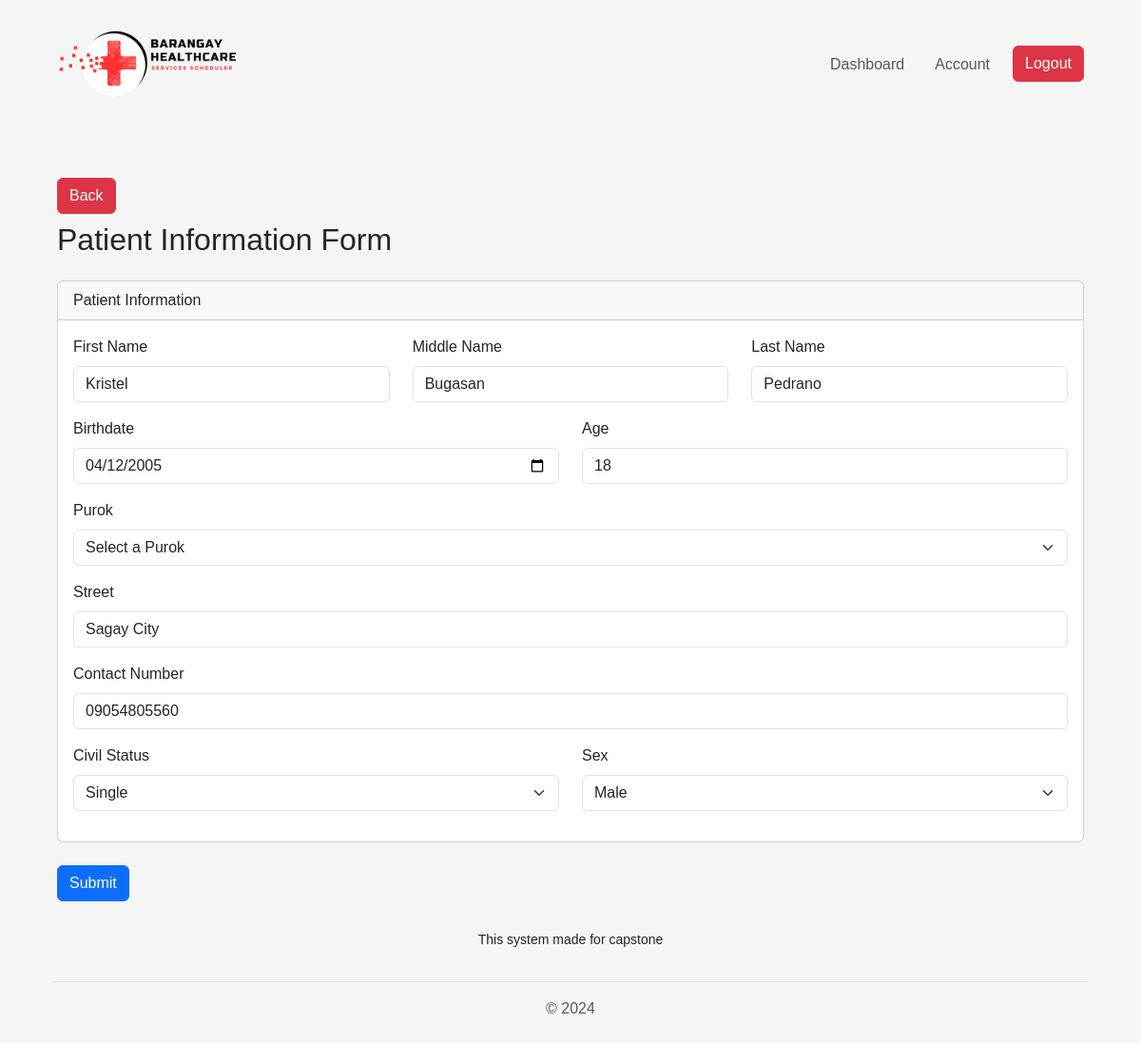
Before: /view/pages/patient/update.php?PatientID=PATIENTNUM-043F62213CC4 (signed in) with the older database file.
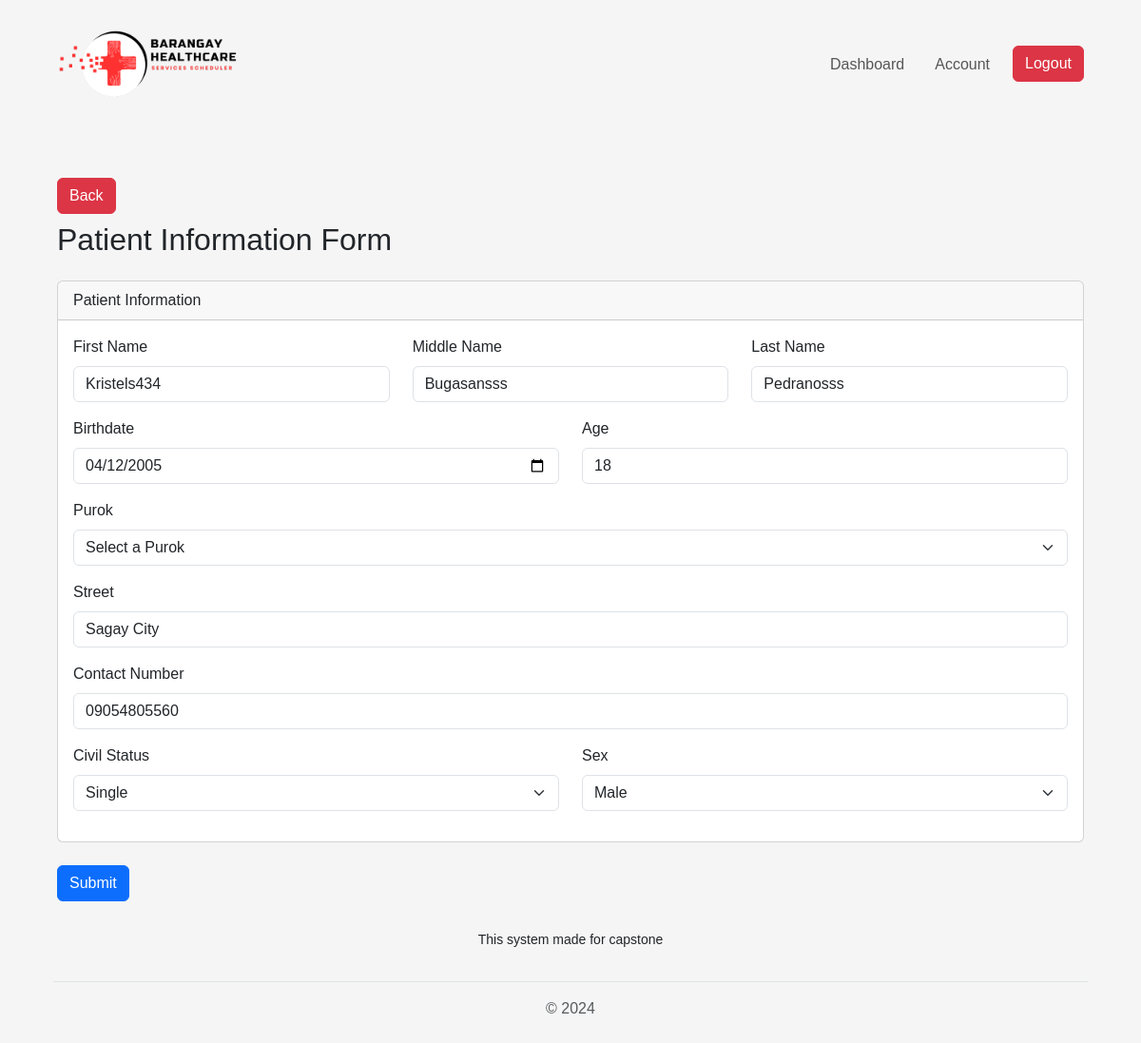
After: the same page with the newer database file.
### tables this page shows
CREATE TABLE `tbl_patient_info` (
  `id` int(11) NOT NULL,
  `patient_id` varchar(255) NOT NULL,
  `fname` varchar(255) NOT NULL,
  `mname` varchar(255) NOT NULL,
  `lname` varchar(255) NOT NULL,
  `birthdate` varchar(255) NOT NULL,
  `age` varchar(255) NOT NULL,
  `purok` varchar(255) NOT NULL,
  `address` varchar(255) NOT NULL,
  `phone_number` varchar(255) NOT NULL,
  `civil_status` varchar(255) NOT NULL,
  `sex` varchar(255) NOT NULL
);

### connection/connection.php (called while the page is built, shortened)
<?php
class config {
    public function __construct(){
        $dsn = "mysql:host=".H.";dbname=".DB;
        $username = U;
        $password = P;
        try {
            $this->pdo = new PDO($dsn, $username, $password);
        } catch (PDOException $e) {
            die("Connection failed: " . $e->getMessage());
        }
    }
}
?>

### controller/PatientController.php (called while the page is built, shortened)
<?php
require_once('../../../services/PatientServices.php');
$patientServices = new PatientServices();
if(isset($_GET['PatientID'])){
    $patientID = $_GET['PatientID'];
    $specificPatient = $patientServices->getAllPatientById($patientID);
}
?>

### services/PatientServices.php (called while the page is built, shortened)
<?php
require_once("../../../connection/connection.php");
class PatientServices extends config {
    public function getAllPatientById($patientID) {
        try {
        $query = "SELECT
                        pi.fname,
                        pi.mname,
                        pi.lname,
                        pi.birthdate,
                        pi.age,
                        pi.address,
                        pi.phone_number,
                        pi.civil_status,
                        pi.sex,
                        h.date,
                        h.created_by,
                        h.last_update
                    FROM
                        tbl_patient_info AS pi
                    JOIN
                        tbl_history AS h ON pi.patient_id = h.patient_id_fk
                    WHERE
                        pi.patient_id = :patientID";
            $stmt = $this->pdo->prepare($query);
            $stmt->bindParam(':patientID', $patientID);
            $stmt->execute();
            $patientInfo = $stmt->fetch(PDO::FETCH_ASSOC);
            if ($patientInfo) {
                return $patientInfo;
            } else {
                return null;
            }
        } catch (PDOException $e) {
            echo "Error: " . $e->getMessage();
            return false;
        }
    }
}
?>

### view/pages/patient/update.php (the view, shortened to what the changed rows need)
<?php
    include_once('../../components/header.php');
    include_once('../../../controller/PatientController.php');
?>
<div class="container mt-5">
    <h2 class="mb-4">Patient Information Form</h2>
    <form action="" method="POST">
        <div class="card mb-4">
            <div class="card-body">
                <div class="row mb-3">
                    <div class="col-md-4">
                        <label for="fname" class="form-label">First Name</label>
                        <input type="text" class="form-control" value="<?php echo htmlspecialchars($specificPatient['fname']); ?>" id="fname" name="fname" required>
                    </div>
                    <div class="col-md-4">
                        <label for="mname" class="form-label">Middle Name</label>
                        <input type="text" class="form-control" value="<?php echo htmlspecialchars($specificPatient['mname']); ?>" id="mname" name="mname" required>
                    </div>
                    <div class="col-md-4">
                        <label for="lname" class="form-label">Last Name</label>
                        <input type="text" class="form-control" value="<?php echo htmlspecialchars($specificPatient['lname']); ?>" id="lname" name="lname" required>
                    </div>
                </div>
                <div class="row mb-3">
                    <div class="col-md-6">
                        <label for="birthdate" class="form-label">Birthdate</label>
                        <input type="date" class="form-control" value="<?php echo htmlspecialchars($specificPatient['birthdate']); ?>" id="birthdate" name="birthdate" required>
                    </div>
                    <div class="col-md-6">
                        <label for="age" class="form-label">Age</label>
                        <input type="number" class="form-control" value="<?php echo htmlspecialchars($specificPatient['age']); ?>" id="age" name="age" required>
                    </div>
                </div>
                <div class="mb-3">
                    <label for="address" class="form-label">Street</label>
                    <input type="text" class="form-control" value="<?php echo htmlspecialchars($specificPatient['address']); ?>" id="address" name="address" required>
                </div>
                <div class="mb-3">
                    <label for="phone_number" class="form-label">Contact Number</label>
                    <input type="number" class="form-control" value="<?php echo htmlspecialchars($specificPatient['phone_number']); ?>" id="phone_number" name="phone_number" required>
                </div>
                <div class="row mb-3">
                    <div class="col-md-6">
                        <label for="civil_status" class="form-label">Civil Status</label>
                        <select class="form-select" id="civil_status" name="civil_status" required>
                            <option value="Single" <?php echo ($specificPatient['civil_status'] == 'Single') ? 'selected' : ''; ?>>Single</option>
                        </select>
                    </div>
                    <div class="col-md-6">
                        <label for="sex" class="form-label">Sex</label>
                        <select class="form-select" id="sex" name="sex" required>
                            <option value="Male" <?php echo ($specificPatient['sex'] == 'Male') ? 'selected' : ''; ?>>Male</option>
                        </select>
                    </div>
                </div>
            </div>
        </div>
    </form>
</div>
<?php include_once('../../components/footer.php'); ?>

Changed rows visible on the page:
changed tbl_patient_info "Sagay City": fname "Kristel" → "Kristels434"; mname "Bugasan" → "Bugasansss"; lname "Pedrano" → "Pedranosss"
